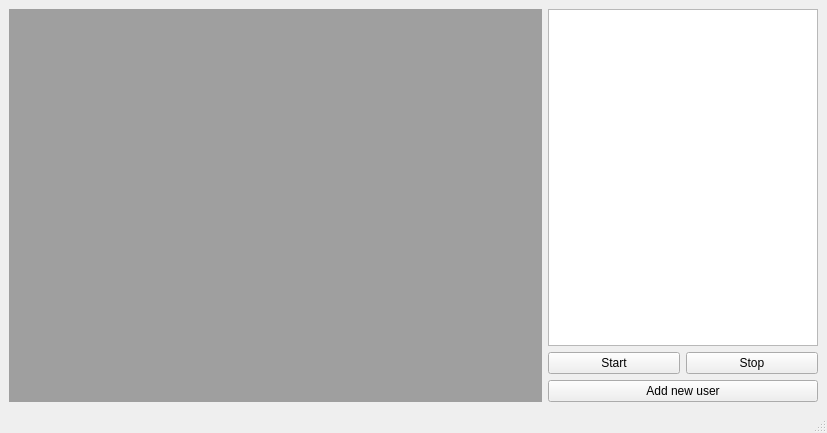
<?xml version="1.0" encoding="UTF-8"?>
<ui version="4.0">
 <class>MainWindow</class>
 <widget class="QMainWindow" name="MainWindow">
  <property name="geometry">
   <rect>
    <x>0</x>
    <y>0</y>
    <width>827</width>
    <height>433</height>
   </rect>
  </property>
  <property name="windowTitle">
   <string>MainWindow</string>
  </property>
  <widget class="QWidget" name="centralwidget">
   <layout class="QHBoxLayout" name="horizontalLayout">
    <item>
     <widget class="QMdiArea" name="mdiArea"/>
    </item>
    <item>
     <widget class="QWidget" name="widget" native="true">
      <layout class="QVBoxLayout" name="verticalLayout">
       <property name="leftMargin">
        <number>0</number>
       </property>
       <property name="topMargin">
        <number>0</number>
       </property>
       <property name="rightMargin">
        <number>0</number>
       </property>
       <property name="bottomMargin">
        <number>0</number>
       </property>
       <item>
        <widget class="QListView" name="logMessagesView"/>
       </item>
       <item>
        <layout class="QHBoxLayout" name="horizontalLayout_2">
         <property name="topMargin">
          <number>0</number>
         </property>
         <property name="bottomMargin">
          <number>0</number>
         </property>
         <item>
          <widget class="QPushButton" name="startButton">
           <property name="text">
            <string>Start</string>
           </property>
           <property name="checkable">
            <bool>false</bool>
           </property>
           <property name="checked">
            <bool>false</bool>
           </property>
           <property name="autoExclusive">
            <bool>false</bool>
           </property>
          </widget>
         </item>
         <item>
          <widget class="QPushButton" name="stopButton">
           <property name="enabled">
            <bool>true</bool>
           </property>
           <property name="text">
            <string>Stop</string>
           </property>
           <property name="checkable">
            <bool>false</bool>
           </property>
           <property name="autoExclusive">
            <bool>false</bool>
           </property>
          </widget>
         </item>
        </layout>
       </item>
       <item>
        <widget class="QPushButton" name="addButton">
         <property name="enabled">
          <bool>true</bool>
         </property>
         <property name="text">
          <string>Add new user</string>
         </property>
        </widget>
       </item>
      </layout>
     </widget>
    </item>
   </layout>
  </widget>
  <widget class="QStatusBar" name="statusbar"/>
 </widget>
 <resources/>
 <connections/>
</ui>
